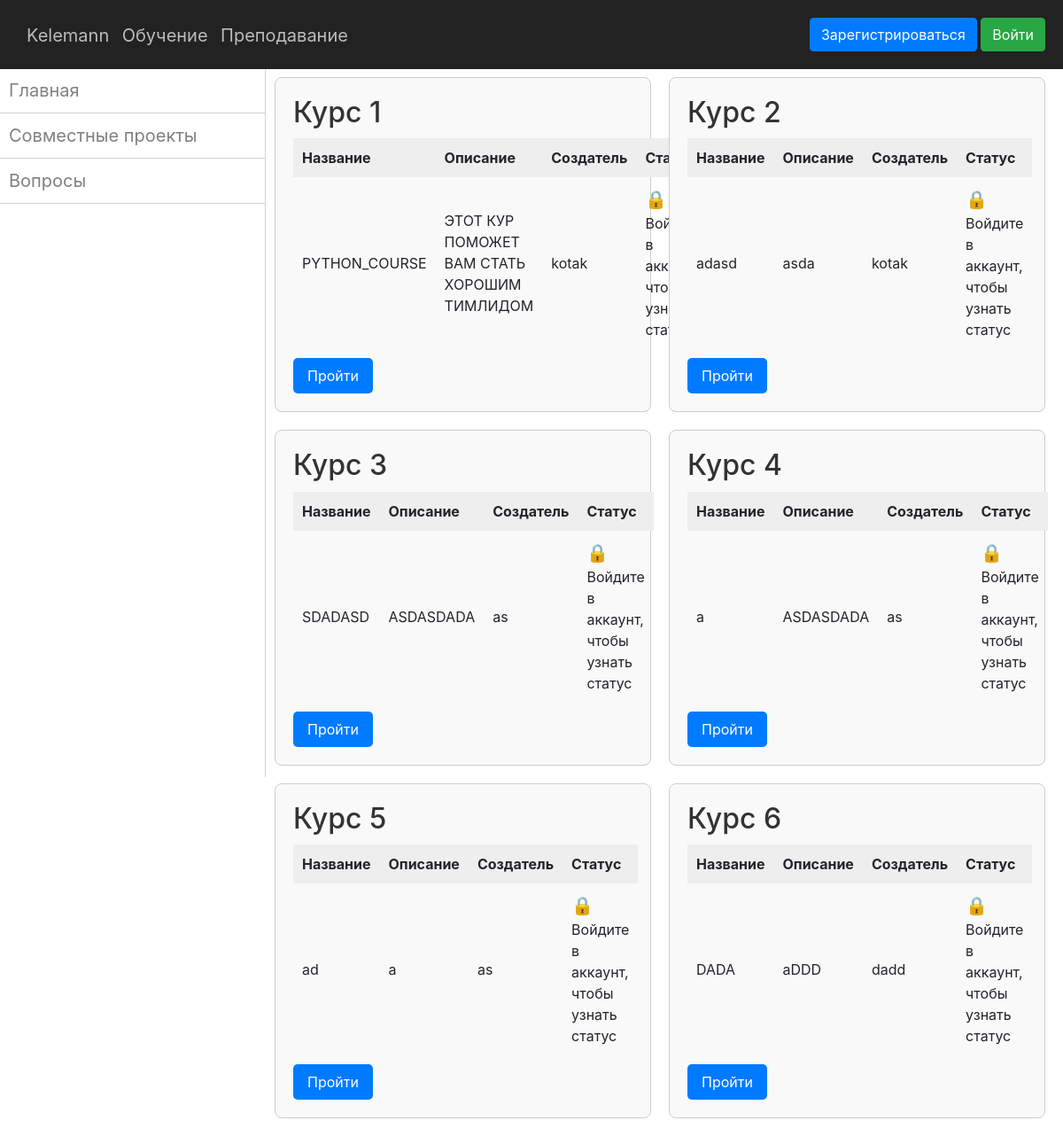
Page /learn on the earlier database version.
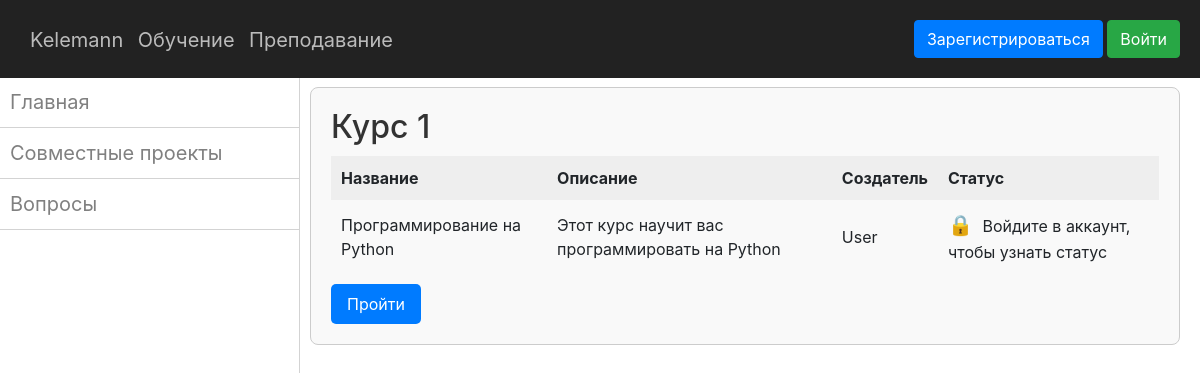
Same page on the later database version.
### data/courses.py (models this page shows)
class Course(SqlAlchemyBase, UserMixin, SerializerMixin):
    __tablename__ = 'cources'
    id = sqlalchemy.Column(sqlalchemy.Integer, primary_key=True, autoincrement=True)
    name = sqlalchemy.Column(sqlalchemy.String, unique=True)
    description = sqlalchemy.Column(sqlalchemy.String, nullable=True)
    user_id = sqlalchemy.Column(sqlalchemy.Integer, sqlalchemy.ForeignKey("users.id"))
    user = orm.relationship('User')
    lessons = orm.relationship("Lesson", back_populates='course')

### data/users.py (models this page shows, shortened)
class User(SqlAlchemyBase, UserMixin, SerializerMixin):
    __tablename__ = 'users'
    id = sqlalchemy.Column(sqlalchemy.Integer, primary_key=True, autoincrement=True)
    name = sqlalchemy.Column(sqlalchemy.String)
    email = sqlalchemy.Column(sqlalchemy.String, index=True, unique=True)
    hashed_password = sqlalchemy.Column(sqlalchemy.String)
    completed_courses = sqlalchemy.Column(sqlalchemy.String, nullable=True)
    courses = orm.relationship("Course", back_populates='user')

### main.py (the view)
@app.route('/learn', methods=['GET'])
def learn():
    db_session.global_init('database.db')
    db_sess = db_session.create_session()
    courses = db_sess.query(Course).all()
    users = db_sess.query(User).all()
    return render_template('list_of_courses.html', courses=courses, users=users)

### data/db_session.py (called while the page is built, shortened)
def global_init(db_file):
    global __factory
    if __factory:
        return

def create_session() -> Session:
    global __factory
    return __factory()

### templates/list_of_courses.html
{% extends "base.html" %}
{% block link %}
    <link rel="stylesheet" href="../static/css/header.css">
    <link rel="stylesheet" href="../static/css/sidebar.css">
    <link rel="stylesheet" href="../static/css/list_of_courses.css">
{% endblock %}
{% block sidebar %}
<nav class="sidebar">
    <div class="content-lesson">
        <ul>
            <li><a href="/lesson">Главная</a></li>
            <li><a href="/lesson">Совместные проекты</a></li>
            <li><a href="/lesson">Вопросы</a></li>
        </ul>
    </div>
</nav>
{% endblock %}
{% block content %}
<div class="main-content">
    <div class="courses">
        {% if courses %}
            {% for course in courses %}
            <div class="course">
                <h2>Курс {{course.id}}</h2>
                <table>
                    <thead>
                        <tr>
                            <th>Название</th>
                            <th>Описание</th>
                            <th>Создатель</th>
                            <th>Статус</th>
                        </tr>
                    </thead>
                    <tbody>
                        <tr>
                            <td>{{course.name}}</td>
                            <td>{{course.description | safe}}</td>
                            <td>{{users[course.user_id - 1].name}}</td>
                            <td>
                                {% if current_user.is_authenticated %}
                                    {% if course.id|string() in current_user.completed_courses %}
                                        <span class="status-icon completed">✔</span>
                                    {% else %}
                                        <span class="status-icon not-completed">✘</span>
                                    {% endif %}
                                {% else %}
                                    <span class="status-icon">🔒</span>
                                    <span>Войдите в аккаунт, чтобы узнать статус</span>
                                {% endif %}
                            </td>
                        </tr>
                    </tbody>
                </table>
                <a href="learn/{{ course.name }}" class="btn-learn">Пройти</a>
            </div>
            {% endfor %}
        {% else %}
            <h1>Курсов ещё нет</h1>
        {% endif %}
    </div>
</div>
{% endblock %}

### templates/base.html (shortened to what this page needs)
<!doctype html>
<html lang="en">
<head>
    <link rel="stylesheet"
        href="https://stackpath.bootstrapcdn.com/bootstrap/4.4.1/css/bootstrap.min.css"
>
    {% block link %}{% endblock %}
</head>
<body>
    <div class="content-container">
        <header class="header">
            <div class="header-left">
                <span class="logo"><a href="/" class="a-left">Kelemann</a></span>
                <a href="/learn" class="a-left">Обучение</a>
                <a href="/teach" class="a-left">Преподавание</a>
            </div>
            <div class="header-right">
                {% if current_user.is_authenticated %}
                <a class="navbar-brand" href="/logout">{{ current_user.name }}</a>
                {% else %}
                    <a class="btn btn-primary " href="/register">Зарегистрироваться</a>
                    <a class="btn btn-success" href="/login">Войти</a>
                {% endif %}
            </div>
        </header>
        {% block sidebar %}{% endblock %}
        <div class="main-content">
            {% block content %}{% endblock %}
        </div>
    </div>
</body>
</html>

### static/css/header.css (style rules this page uses)
.content-container { display: flex; flex-direction: column; justify-content: space-between; margin-top: 57px; padding: 20px; }
.header { background-color: #222222; color: #fff; display: flex; justify-content: space-between; align-items: center; padding: 20px; position: fixed; top: 0; left: 0; right: 0; z-index: 1000; }
.a-left { color: #bbbbbb; font-size: 20px; padding-left: 10px; transition: color 0.5s ease; }
.logo { font-size: 25px; }

### static/css/sidebar.css (style rules this page uses)
.content-container { margin-left: 290px; padding: 20px; }
.sidebar { width: 300px; border-right: 1px solid lightgray; color: #fff; height: 100vh; position: fixed; top: 1; left: 0; z-index: 999; overflow-y: auto; background-color: #fff; }
.sidebar ul { list-style-type: none; padding: 0; }
.sidebar li { padding: 10px; border-bottom: 1px solid lightgray; }
.content-lesson a { color: gray; text-decoration: none; transition: background-color 0.5s ease; font-size: 20px; }

### static/css/list_of_courses.css (style rules this page uses)
.sidebar { display: flex; flex-direction: column; background-color: #fff; }
.content-lesson a { color: gray; text-decoration: none; transition: background-color 0.5s ease; font-size: 20px; }
.main-content { padding-top: 5px; }
.courses { display: grid; grid-template-columns: repeat(auto-fit, minmax(300px, 1fr)); gap: 20px; }
.course { border: 1px solid #ccc; border-radius: 8px; padding: 20px; background-color: #f9f9f9; }
.course h2 { margin-bottom: 10px; color: #333; }
table { width: 100%; border-collapse: collapse; margin-bottom: 10px; }
th, td { padding: 10px; text-align: left; }
th { background-color: #eee; }
.status-icon { font-size: 20px; margin-right: 5px; }
.btn-learn { display: inline-block; padding: 8px 16px; background-color: #007bff; color: #fff; text-decoration: none; border-radius: 5px; transition: background-color 0.3s; }

Differences in the rows shown:
removed Course: id "2", name "adasd", description "asda", {{ users[course.user_id - 1].name }} "kotak"
removed Course: id "3", name "SDADASD", description "ASDASDADA"
removed User: name "as"
removed Course: id "4", name "a", description "ASDASDADA"
removed Course: id "5", name "ad", description "a"
removed Course: id "6", name "DADA", description "aDDD"
removed User: name "dadd"
changed Course id 1: name "PYTHON_COURSE" → "Программирование на Python"; description "ЭТОТ КУР ПОМОЖЕТ ВАМ СТАТЬ ХОРОШИМ ТИМЛИДОМ" → "Этот курс научит вас программировать на Python"
changed User: name "kotak" → "User"
